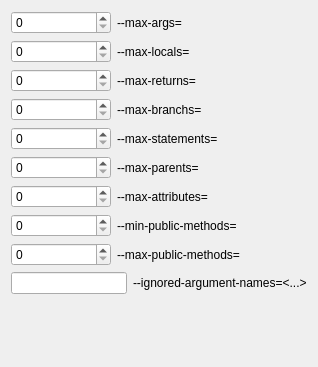
             <widget class="QWidget" name="scrollAreaWidgetContents_15">
              <property name="geometry">
               <rect>
                <x>0</x>
                <y>0</y>
                <width>318</width>
                <height>367</height>
               </rect>
              </property>
              <layout class="QHBoxLayout" name="horizontalLayout_63">
               <item>
                <layout class="QVBoxLayout" name="verticalLayout_15" stretch="0,0,1">
                 <item>
                  <layout class="QGridLayout" name="gridLayout_8" columnstretch="0,1" columnminimumwidth="100,0">
                   <item row="3" column="0">
                    <widget class="QSpinBox" name="PYLINT_DESIGN_MAX_BRANCHS"/>
                   </item>
                   <item row="0" column="1">
                    <widget class="QLabel" name="PYLINT_DESIGN_MAX_ARGS_LABEL">
                     <property name="text">
                      <string>--max-args=&lt;int&gt;</string>
                     </property>
                    </widget>
                   </item>
                   <item row="2" column="0">
                    <widget class="QSpinBox" name="PYLINT_DESIGN_MAX_RETURNS"/>
                   </item>
                   <item row="3" column="1">
                    <widget class="QLabel" name="PYLINT_DESIGN_MAX_BRANCHS_LABEL">
                     <property name="text">
                      <string>--max-branchs=&lt;int&gt;</string>
                     </property>
                    </widget>
                   </item>
                   <item row="8" column="1">
                    <widget class="QLabel" name="PYLINT_DESIGN_MAX_PUBLIC_METHODS_LABEL">
                     <property name="text">
                      <string>--max-public-methods=&lt;int&gt;</string>
                     </property>
                    </widget>
                   </item>
                   <item row="0" column="0">
                    <widget class="QSpinBox" name="PYLINT_DESIGN_MAX_ARGS">
                     <property name="minimumSize">
                      <size>
                       <width>0</width>
                       <height>0</height>
                      </size>
                     </property>
                    </widget>
                   </item>
                   <item row="1" column="1">
                    <widget class="QLabel" name="PYLINT_DESIGN_MAX_LOCALS_LABEL">
                     <property name="text">
                      <string>--max-locals=&lt;int&gt;</string>
                     </property>
                    </widget>
                   </item>
                   <item row="2" column="1">
                    <widget class="QLabel" name="PYLINT_DESIGN_MAX_RETURNS_LABEL">
                     <property name="text">
                      <string>--max-returns=&lt;int&gt;</string>
                     </property>
                    </widget>
                   </item>
                   <item row="6" column="0">
                    <widget class="QSpinBox" name="PYLINT_DESIGN_MAX_ATTRIBUTES"/>
                   </item>
                   <item row="5" column="0">
                    <widget class="QSpinBox" name="PYLINT_DESIGN_MAX_PARENTS"/>
                   </item>
                   <item row="1" column="0">
                    <widget class="QSpinBox" name="PYLINT_DESIGN_MAX_LOCALS"/>
                   </item>
                   <item row="4" column="1">
                    <widget class="QLabel" name="PYLINT_DESIGN_MAX_STATEMENTS_LABEL">
                     <property name="text">
                      <string>--max-statements=&lt;int&gt;</string>
                     </property>
                    </widget>
                   </item>
                   <item row="5" column="1">
                    <widget class="QLabel" name="PYLINT_DESIGN_MAX_PARENTS_LABEL">
                     <property name="text">
                      <string>--max-parents=&lt;int&gt;</string>
                     </property>
                    </widget>
                   </item>
                   <item row="7" column="0">
                    <widget class="QSpinBox" name="PYLINT_DESIGN_MIN_PUBLIC_METHODS"/>
                   </item>
                   <item row="8" column="0">
                    <widget class="QSpinBox" name="PYLINT_DESIGN_MAX_PUBLIC_METHODS"/>
                   </item>
                   <item row="6" column="1">
                    <widget class="QLabel" name="PYLINT_DESIGN_MAX_ATTRIBUTES_LABEL">
                     <property name="text">
                      <string>--max-attributes=&lt;int&gt;</string>
                     </property>
                    </widget>
                   </item>
                   <item row="7" column="1">
                    <widget class="QLabel" name="PYLINT_DESIGN_MIN_PUBLIC_METHODS_LABEL">
                     <property name="text">
                      <string>--min-public-methods=&lt;int&gt;</string>
                     </property>
                    </widget>
                   </item>
                   <item row="4" column="0">
                    <widget class="QSpinBox" name="PYLINT_DESIGN_MAX_STATEMENTS"/>
                   </item>
                  </layout>
                 </item>
                 <item>
                  <layout class="QHBoxLayout" name="horizontalLayout_12" stretch="1,0">
                   <item>
                    <widget class="QLineEdit" name="PYLINT_DESIGN_IGNORE_ARGUMENTS_NAMES"/>
                   </item>
                   <item>
                    <widget class="QLabel" name="PYLINT_DESIGN_IGNORE_ARGUMENTS_NAMES_LABEL">
                     <property name="text">
                      <string>--ignored-argument-names=&lt;...&gt;</string>
                     </property>
                    </widget>
                   </item>
                  </layout>
                 </item>
                 <item>
                  <spacer name="verticalSpacer_11">
                   <property name="orientation">
                    <enum>Qt::Vertical</enum>
                   </property>
                   <property name="sizeHint" stdset="0">
                    <size>
                     <width>20</width>
                     <height>40</height>
                    </size>
                   </property>
                  </spacer>
                 </item>
                </layout>
               </item>
              </layout>
             </widget>
